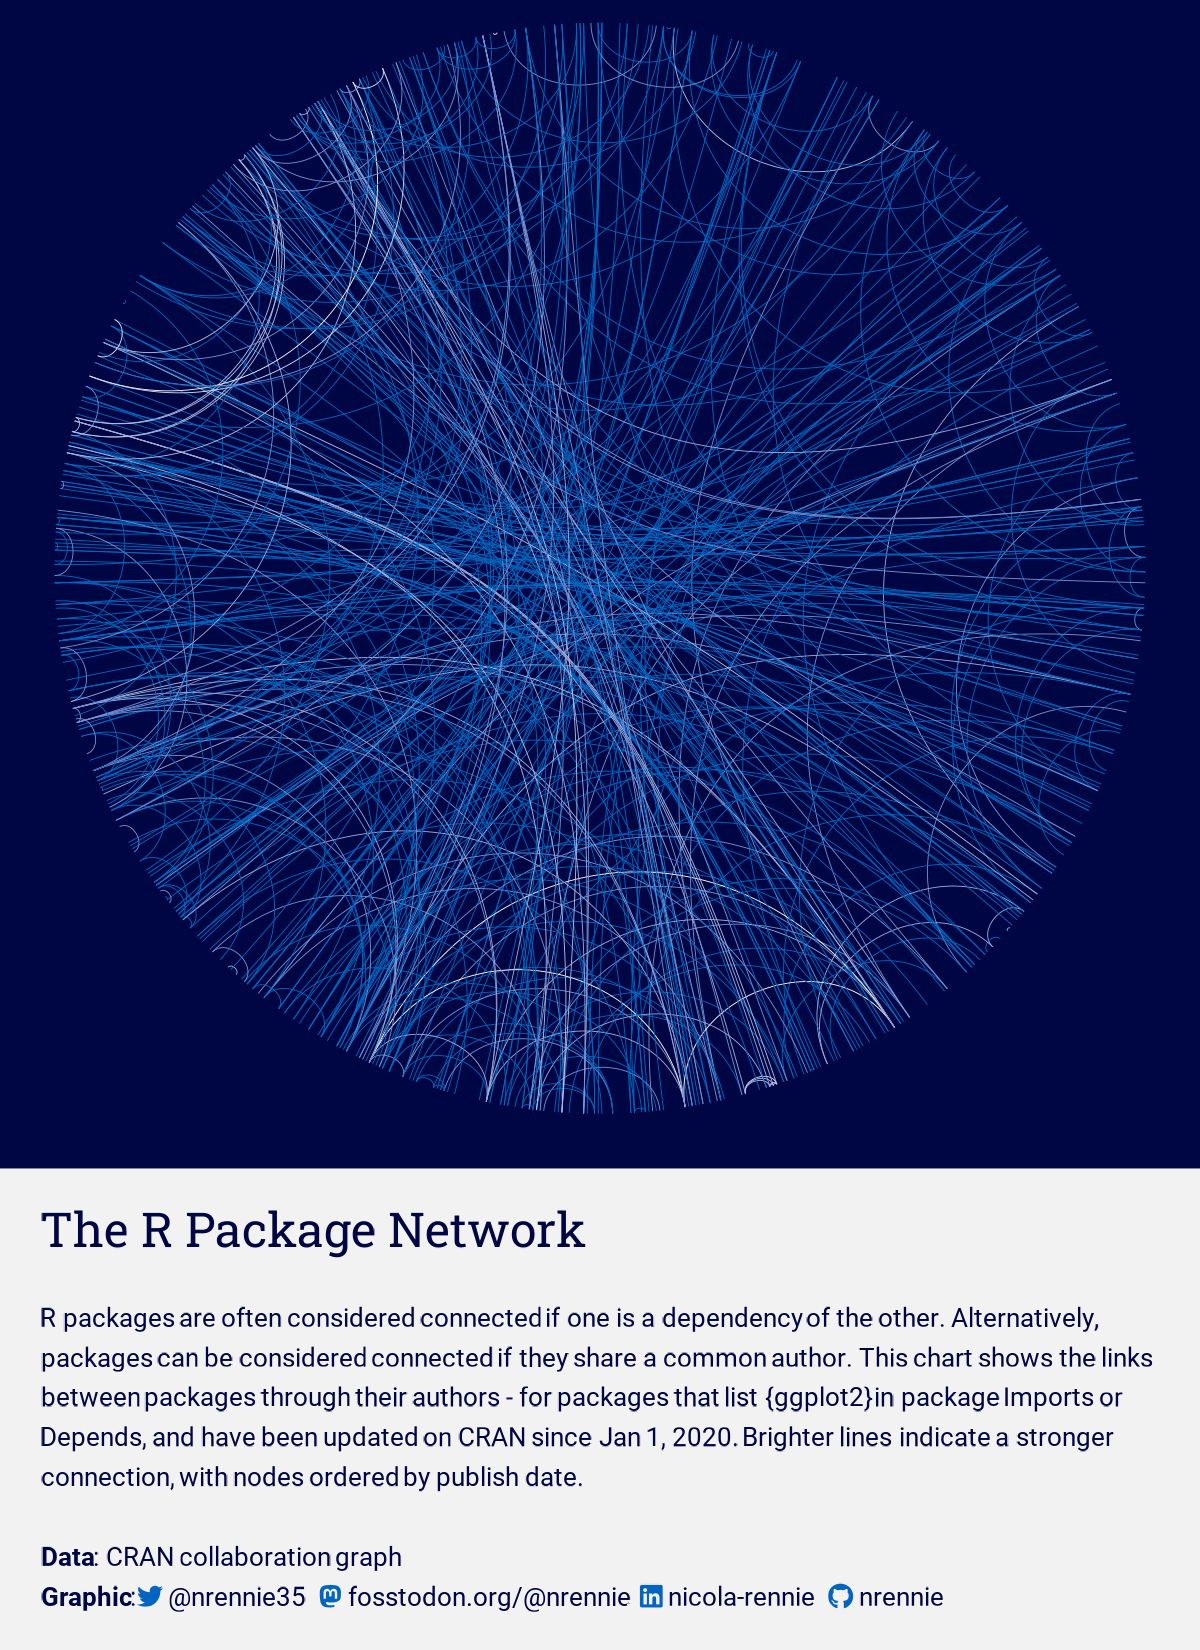

Here is the R script that generated this plot:

# Load packages -----------------------------------------------------------

library(tidyverse)
library(showtext)
library(camcorder)
library(ggtext)
library(nrBrand)
library(igraph)
library(ggraph)
library(glue)


# Load data ---------------------------------------------------------------

tuesdata <- tidytuesdayR::tt_load("2023-09-19")
cran_20230905 <- tuesdata$cran_20230905
package_authors <- tuesdata$package_authors
cran_graph_nodes <- tuesdata$cran_graph_nodes
cran_graph_edges <- tuesdata$cran_graph_edges


# Load fonts --------------------------------------------------------------

font_add_google("Roboto", "Roboto")
font_add_google("Roboto Slab", "Roboto Slab")
showtext_auto()


# Define colours ----------------------------------------------------------

bg_col <- "#f2f2f2"
text_col <- "#000643"
highlight_col <- "#0365c0"


# Data wrangling ----------------------------------------------------------

# look only at packages that list ggplot2 as a dependency
ggplot2_pkgs <- cran_20230905 |> 
  filter(str_detect(Imports, "ggplot2") | str_detect(Depends, "ggplot2")) |> 
  pull(Package)
all_pkgs <- package_authors |> 
  filter(Package %in% ggplot2_pkgs) |> 
  pull(Package) |> 
  unique()
pkg_mat <- matrix(0, nrow = length(all_pkgs), ncol = length(all_pkgs))
colnames(pkg_mat) <- all_pkgs
rownames(pkg_mat) <- all_pkgs

# two packages are connected if they share an author
for (i in 1:length(all_pkgs)) {
  for (j in 1:length(all_pkgs)) {
    if (i < j) {
      auth_i <- package_authors[package_authors$Package == all_pkgs[i], ]$authorsR
      auth_j <- package_authors[package_authors$Package == all_pkgs[j], ]$authorsR
      common <- length(intersect(auth_i, auth_j))
      if (common != 0) {
        pkg_mat[i, j] <- common
        pkg_mat[j, i] <- common
      }
    }
  }
  print(paste0(i, "/", length(all_pkgs)))
}
saveRDS(pkg_mat, "2023/2023-09-19/pkg_mat.rds")
pkg_mat <- readRDS("2023/2023-09-19/pkg_mat.rds")

# reduce the list to only packages since 2020
# sort by date
new_ggplot2_pkgs <- cran_20230905 |> 
  filter(str_detect(Imports, "ggplot2") | str_detect(Depends, "ggplot2")) |>
  mutate(Date = lubridate::ymd(Date)) |> 
  filter(Date >= lubridate::ymd("20200101")) |> 
  arrange(Date) |> 
  pull(Package)
new_pkg_mat <- pkg_mat[new_ggplot2_pkgs, new_ggplot2_pkgs]

# create an igraph object
pkg_g <- igraph::graph_from_adjacency_matrix(new_pkg_mat,
                                             mode = "undirected",
                                             weighted = TRUE)


# Start recording ---------------------------------------------------------

gg_record(
  dir = file.path("2023", "2023-09-19", "recording"),
  device = "png",
  width = 4,
  height = 5.5,
  units = "in",
  dpi = 300
)


# Define text -------------------------------------------------------------

social <- nrBrand::social_caption(
  bg_colour = bg_col,
  icon_colour = highlight_col,
  font_colour = text_col,
  font_family = "Roboto"
)
title <- "<br><span style='font-size: 48px; font-weight: bold; font-family:\"Roboto Slab\";'>The R Package Network</span><br><br>"
st <- "<span style='font-family:\"Roboto\";'>R packages are often considered 
connected if one is a dependency of the other. Alternatively, packages can be 
considered connected if they share a common author. This chart shows the links 
between packages through their authors - for packages that list {ggplot2} in 
package Imports or Depends, and have been updated on CRAN since Jan 1, 2020. 
Brighter lines indicate a stronger connection, with nodes ordered by publish 
date.</span><br><br>"
cap <- paste0(title, st,
  "**Data**: CRAN collaboration graph<br> **Graphic**:", social
)


# Plot --------------------------------------------------------------------

ggraph(pkg_g, layout = 'linear', circular = TRUE) + 
  geom_edge_arc(mapping = aes(colour = log10(weight)), edge_width = 0.1) + 
  coord_fixed() +
  labs(caption = cap) +
  scale_edge_color_gradient(low = highlight_col, high = "white") +
  theme_void(base_size = 24) +
  theme(legend.position = "none",
        plot.background = element_rect(fill = bg_col, colour = bg_col),
        panel.background = element_rect(fill = text_col, colour = text_col),
        plot.margin = margin(t = -17),
        plot.caption = element_textbox_simple(
          colour = text_col,
          margin = margin(l = 10, t = 5),
          lineheight = 0.5,
          family = "Roboto"
        ))

# Save gif ----------------------------------------------------------------

gg_playback(
  name = file.path("2023", "2023-09-19", paste0("20230919", ".gif")),
  first_image_duration = 4,
  last_image_duration = 20,
  frame_duration = .25,
  background = bg_col
)
